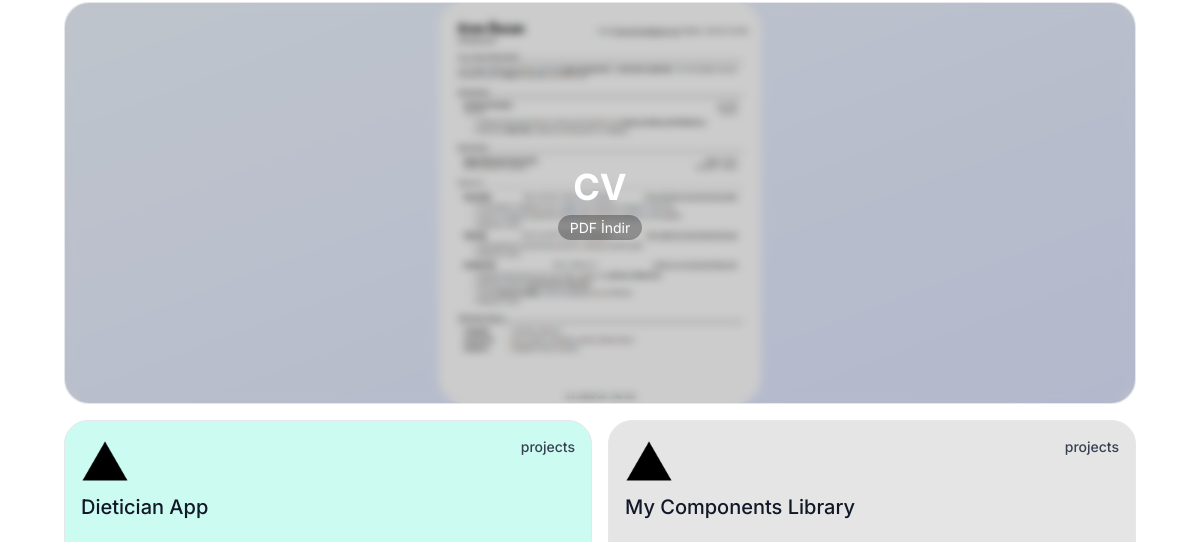
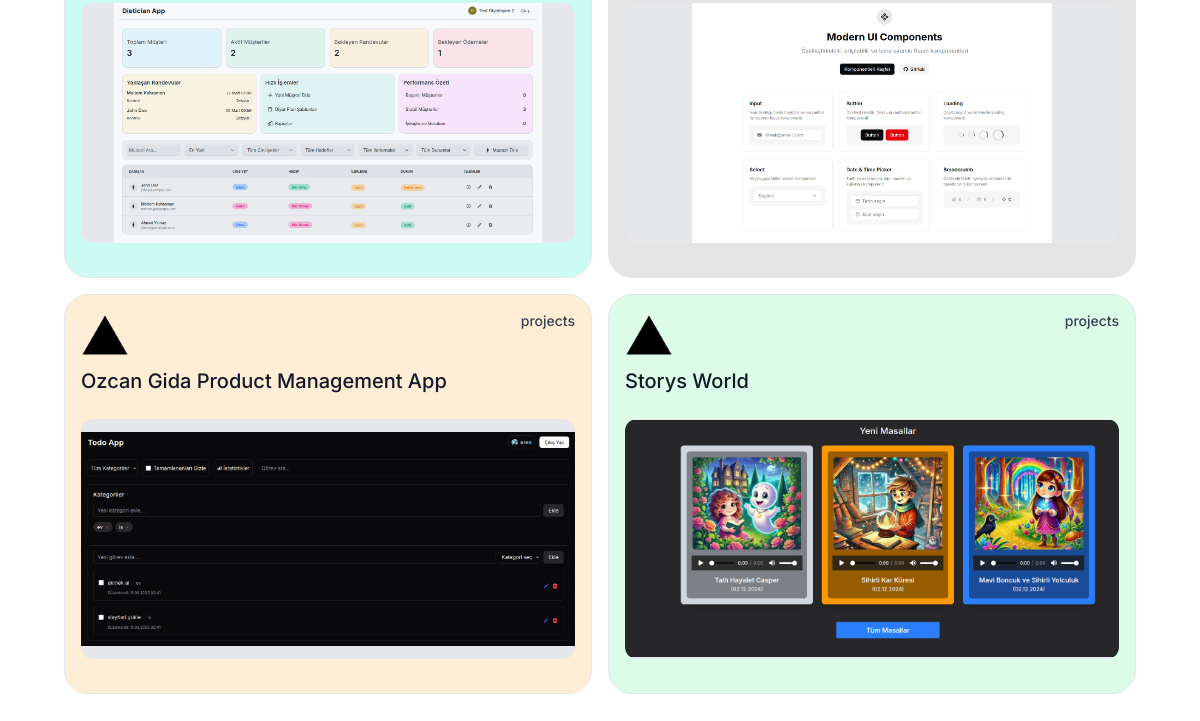
Before: / (lower part) with the older database file (2 pictures, top to bottom).
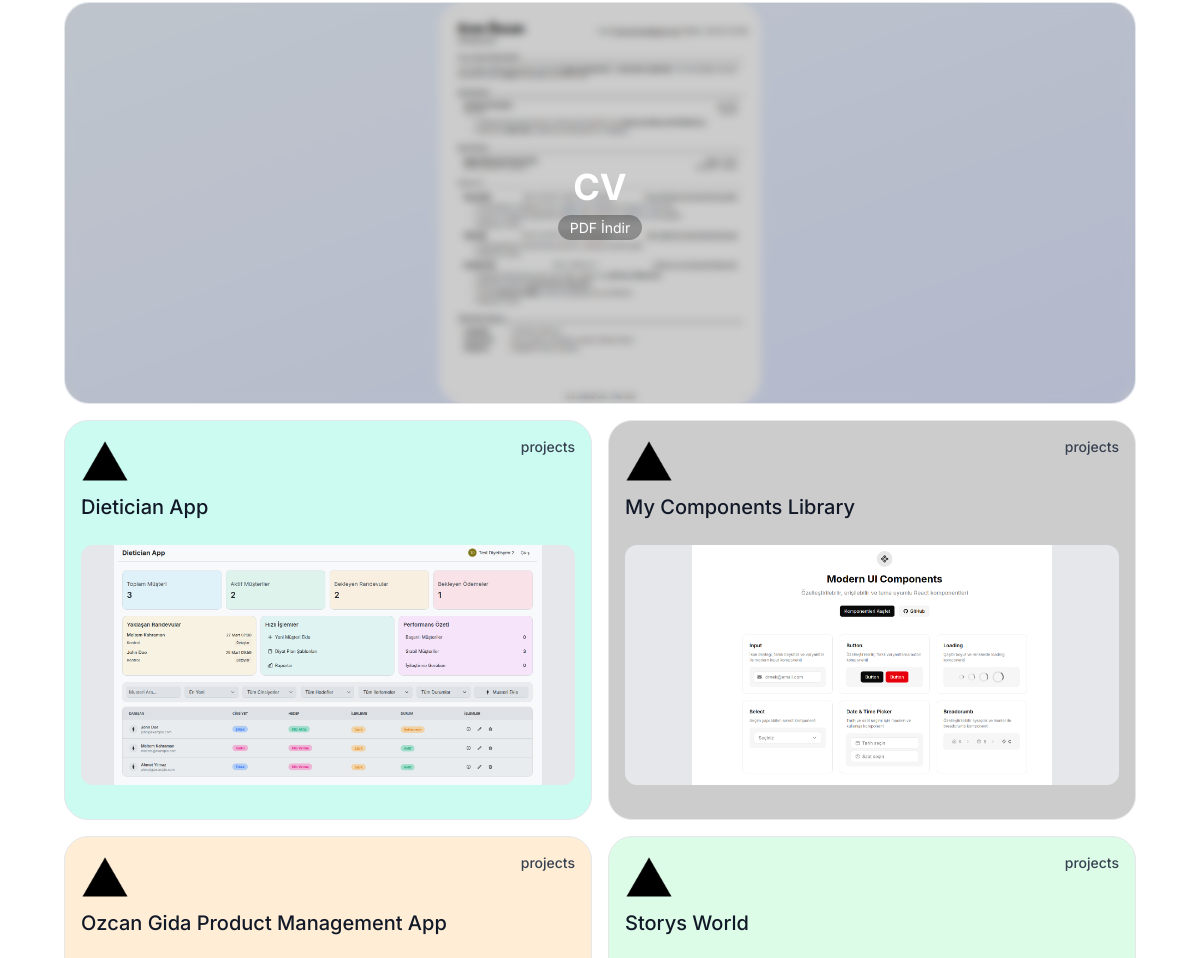
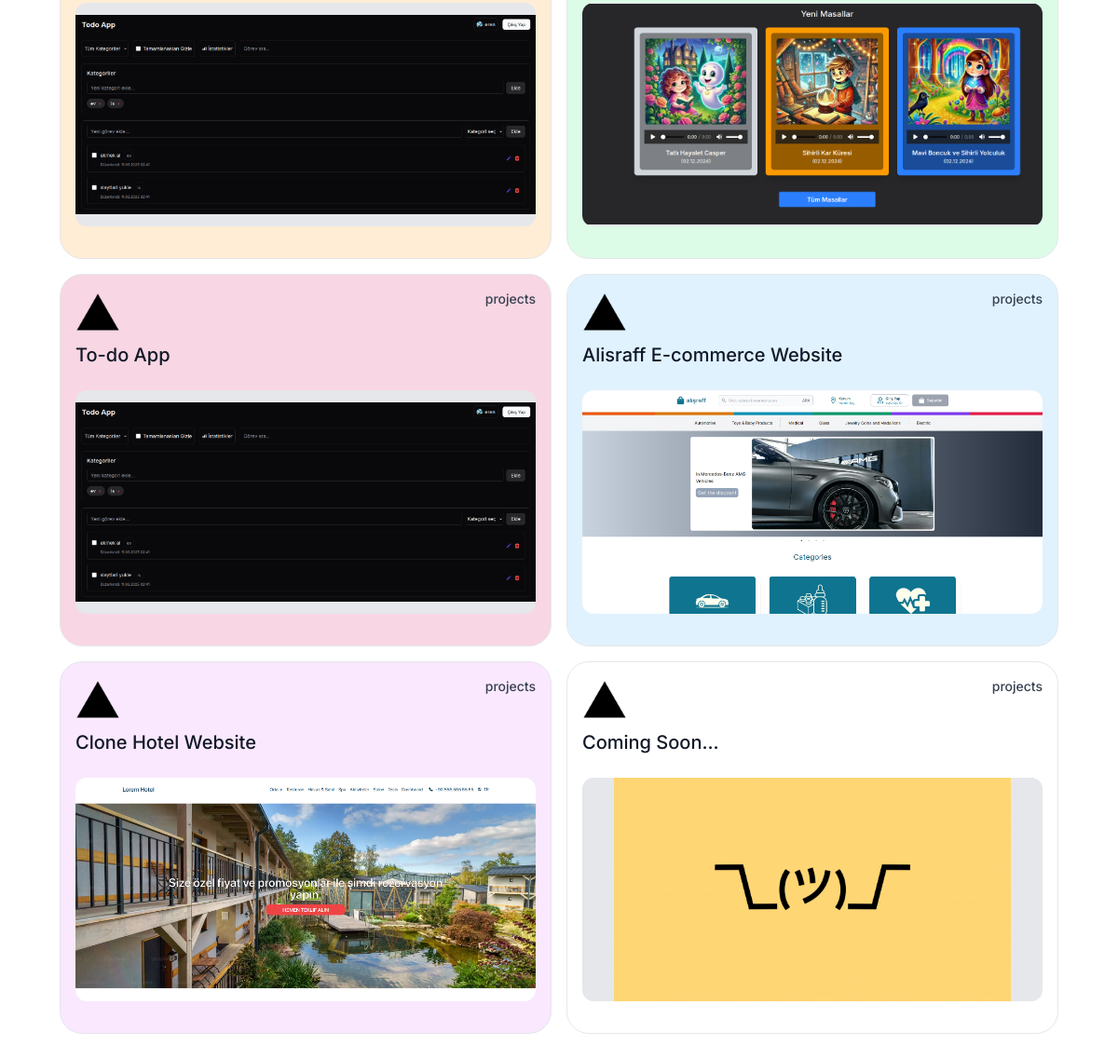
After: the same page with the newer database file (2 pictures, top to bottom).
### website/models.py (models this page shows, shortened)
class Profile(models.Model):
    name = models.CharField(max_length=100, verbose_name="Ad Soyad")
    title = models.CharField(max_length=200, verbose_name="Unvan")
    bio = models.TextField(verbose_name="Biyografi")
    tech_stack = models.TextField(verbose_name="Teknoloji Yığını (Her satırda bir teknoloji)",
                                  help_text="Her satırda bir teknoloji yazın. Örn:\nPython,\nDjango,\nJavaScript")
    profile_image = models.ImageField(upload_to='profile/', verbose_name="Profil Resmi")
    cv_file = models.FileField(upload_to='cv/', verbose_name="CV Dosyası (PDF)", blank=True, null=True,
                               help_text="PDF formatında CV dosyanızı yükleyin")
    cv_image = models.ImageField(upload_to='profile/', verbose_name="CV Önizleme Resmi", blank=True, null=True,
                                help_text="CV'nin önizlemesi için resim (opsiyonel)")
    class Meta:
        verbose_name = "Profil"
        verbose_name_plural = "Profil"
    def get_tech_stack_list(self):
        if self.tech_stack:
            return [tech.strip() for tech in self.tech_stack.split('\n') if tech.strip()]
        return []

class Project(models.Model):
    HOSTING_CHOICES = [
        ('vercel', 'Vercel'),
        ('netlify', 'Netlify'),
        ('github_pages', 'GitHub Pages'),
        ('heroku', 'Heroku'),
        ('aws', 'AWS'),
        ('firebase', 'Firebase'),
        ('digitalocean', 'DigitalOcean'),
        ('custom', 'Özel Logo'),
    ]
    title = models.CharField(max_length=200, verbose_name="Proje Başlığı")
    description = models.TextField(blank=True, verbose_name="Açıklama")
    url = models.URLField(verbose_name="Proje URL'si")
    image = models.ImageField(upload_to='projects/', verbose_name="Proje Resmi")
    background_color = models.CharField(
        max_length=50,
        default='bg-white',
        verbose_name="Arka Plan Rengi",
        help_text="Tailwind CSS class (örn: bg-blue-100)"
    )
    hosting_platform = models.CharField(
        max_length=20,
        choices=HOSTING_CHOICES,
        default='vercel',
        verbose_name="Hosting Platformu"
    )
    custom_logo = models.ImageField(
        upload_to='hosting_logos/',
        blank=True,
        null=True,
        verbose_name="Özel Logo",
        help_text="Sadece 'Özel Logo' seçilirse kullanılır"
    )
    is_active = models.BooleanField(default=True, verbose_name="Aktif")
    created_at = models.DateTimeField(auto_now_add=True)
    def get_hosting_logo_url(self):
        if self.hosting_platform == 'custom' and self.custom_logo:
            return self.custom_logo.url
        logo_mapping = {
            'vercel': 'website/images/hosting/vercel.png',
            'netlify': 'website/images/hosting/netlify.png',
            'github_pages': 'website/images/hosting/github.png',
            'heroku': 'website/images/hosting/heroku.png',
            'aws': 'website/images/hosting/aws.png',
            'firebase': 'website/images/hosting/firebase.png',
            'digitalocean': 'website/images/hosting/digitalocean.png',
        }
        return logo_mapping.get(self.hosting_platform, 'website/images/hosting/vercel.png')
    def get_hosting_name(self):
        return dict(self.HOSTING_CHOICES).get(self.hosting_platform, 'Vercel')
    class Meta:
        verbose_name = "Proje"
        verbose_name_plural = "Projeler"
        ordering = ['created_at']

### website/views.py (the view)
# urls.py: 2. Add a URL to urlpatterns:  path('', views.home, name='home')
def home(request):
    profile = Profile.objects.first()
    projects = Project.objects.all()  # is_active kaldırdık
    social_links = SocialLink.objects.filter(is_active=True).order_by('order')
    context = {
        'profile': profile,
        'projects': projects,
        'social_links': social_links,
    }
    return render(request, 'website/home.html', context)

### website/templates/website/home.html (shortened to what this page needs)
{% extends 'website/base.html' %}
{% load static %}
{% block content %}
<div class="flex flex-col xl:flex-row gap-12 p-8 md:p-16">
    <div class="w-full xl:w-1/2 flex flex-col gap-4">
        <div class="flex flex-col xl:flex-row gap-4">
            <div class="w-full xl:w-1/2">
                {% if profile and profile.cv_file %}
                <a href="{{ profile.cv_file.url }}" class="w-full block" target="_blank" rel="noopener noreferrer"
                    download>
                    {% else %}
                    <a href="#" class="w-full block">
                        {% endif %}
                        <div
                            class="rounded-3xl flex items-center justify-center border border-gray-200 relative group cursor-pointer bg-gradient-to-br from-blue-50 to-indigo-100 hover:from-blue-100 hover:to-indigo-200 transition-all duration-300">
                            {% if profile and profile.cv_image %}
                            <img src="{{ profile.cv_image.url }}" alt="CV" class="h-[400px] rounded-3xl object-cover" />
                            {% endif %}
                            {% if profile and profile.cv_image %}
                            <div
                                class="absolute inset-0 backdrop-blur-[2px] bg-black/10 md:backdrop-blur-sm md:bg-black/20 flex items-center justify-center rounded-3xl transition-all duration-300 group-hover:backdrop-blur-[1px] group-hover:bg-black/5">
                                <div class="text-center">
                                    <span class="text-white text-4xl font-bold block mb-2">CV</span>
                                    {% if profile.cv_file %}
                                    <span class="text-white text-sm bg-black/30 px-3 py-1 rounded-full">PDF İndir</span>
                                    {% endif %}
                                </div>
                            </div>
                            {% endif %}
                        </div>
                    </a>
            </div>
        </div>
        <div class="flex flex-col lg:flex-row flex-wrap gap-4 justify-center items-center">
            {% for project in projects %}
            <div
                class="w-full lg:w-[calc(50%-0.5rem)] h-[400px] p-4 border border-gray-200 {{ project.background_color }} rounded-3xl">
                <div class="flex flex-col items-start justify-center gap-2">
                    <div class="w-full flex justify-between gap-2">
                        {% if project.hosting_platform == 'custom' and project.custom_logo %}
                            <img src="{{ project.custom_logo.url }}" alt="{{ project.get_hosting_name }}" class="h-12 object-contain" />
                        {% else %}
                            <img src="{% static project.get_hosting_logo_url %}" alt="{{ project.get_hosting_name }}" class="h-12 object-contain" />
                        {% endif %}
                        <h3 class="text-gray-700 font-medium text-sm">projects</h3>
                    </div>
                    <h1 class="font-medium text-gray-900 text-xl">
                        {{ project.title }}
                    </h1>
                    <div class="mt-4 w-full text-center h-60 bg-gray-200 rounded-xl">
                        <a href="{{ project.url }}" target="_blank" rel="noopener noreferrer">
                            <img src="{{ project.image.url }}" alt="{{ project.title }}"
                                class="w-full h-full object-contain rounded-xl" />
                        </a>
                    </div>
                </div>
            </div>
            {% empty %}
            <div class="w-full text-center py-8">
                <p class="text-gray-500">Henüz proje eklenmemiş.</p>
            </div>
            {% endfor %}
        </div>
    </div>
</div>
{% endblock %}

### website/templates/website/base.html (shortened to what this page needs)
{% load static %}
<!DOCTYPE html>
<html lang="tr" class="h-full">
<head>
    <script src="https://cdn.tailwindcss.com"></script>
    <link rel="stylesheet" href="{% static 'website/style.css' %}">
</head>
<body class="h-full bg-white font-inter">
    {% block content %}
    {% endblock %}
</body>
</html>

Changed rows visible on the page:
changed Project "My Components Library": background_color "bg-black/10" → "bg-black/20" (drawn)
added Project: hosting_platform (picture), title "To-do App", image (picture)
added Project: hosting_platform (picture), title "Alisraff E-commerce Website", image (picture)
added Project: hosting_platform (picture), title "Clone Hotel Website", image (picture)
added Project: hosting_platform (picture), title "Coming Soon...", image (picture)
